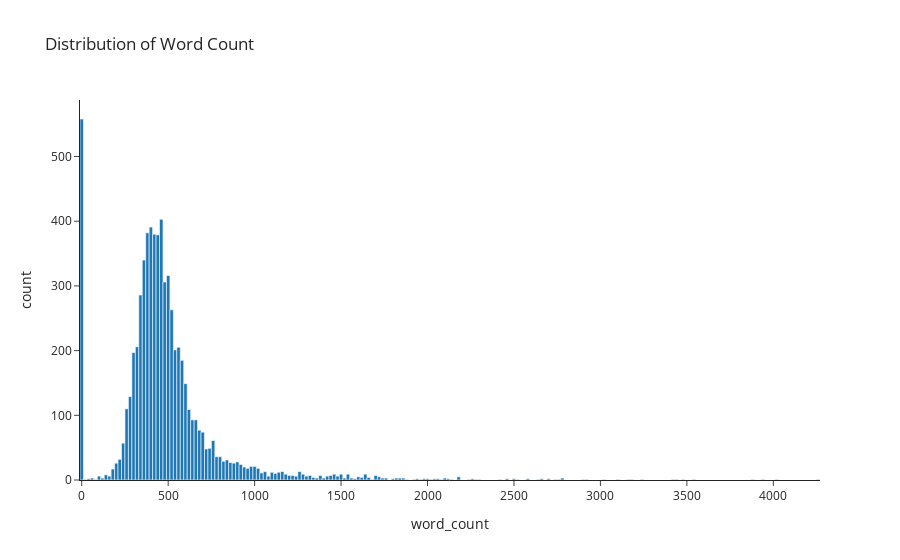
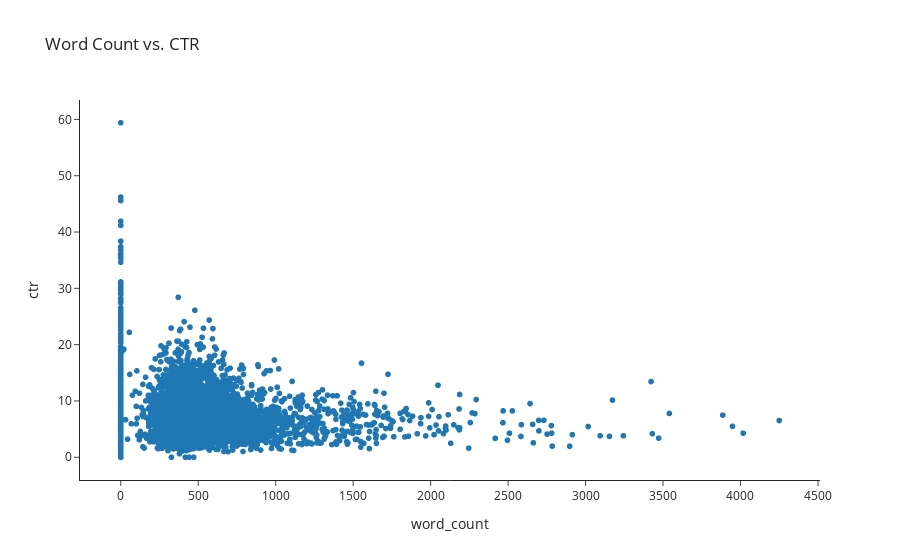
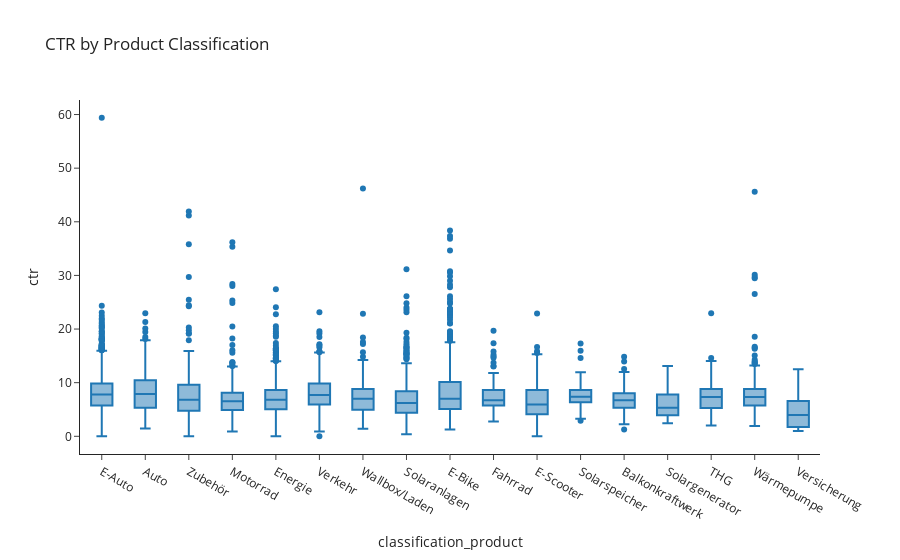
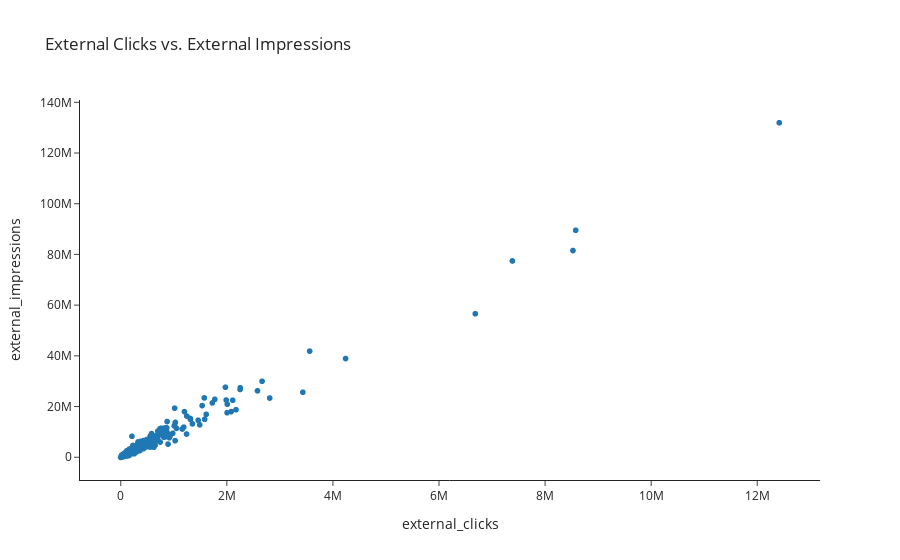

Notebook code for these charts, in order:
### Markdown cell above
Some basic plots for EDA

### Code cell
# Histogram of word count
fig1 = px.histogram(df, x='word_count', title='Distribution of Word Count')

# Scatter plot of word count vs. CTR
fig2 = px.scatter(df, x='word_count', y='ctr', title='Word Count vs. CTR')

# Box plot of CTR by classification_product
fig3 = px.box(df, x='classification_product', y='ctr', title='CTR by Product Classification')

# Scatter plot of external clicks vs. external impressions
fig4 = px.scatter(df, x='external_clicks', y='external_impressions', title='External Clicks vs. External Impressions')

# Display plots
fig1.show()
fig2.show()
fig3.show()
fig4.show()

### Figure 1 — Plotly figure (JSON) as saved in the notebook; plotly's stock layout.template omitted (floating-point values rounded to 4 significant figures; data arrays with more than 128 entries replaced by an {"elided": "..."} marker saying what was removed)
{"data": [{"alignmentgroup": "True", "bingroup": "x", "hovertemplate": "word_count=%{x}<br>count=%{y}<extra></extra>", "legendgroup": "", "marker": {"color": "#1F77B4", "pattern": {"shape": ""}}, "name": "", "offsetgroup": "", "orientation": "v", "showlegend": false, "type": "histogram", "x": {"elided": "6815 float values"}, "xaxis": "x", "yaxis": "y"}], "layout": {"barmode": "relative", "legend": {"tracegroupgap": 0}, "title": {"text": "Distribution of Word Count"}, "xaxis": {"anchor": "y", "domain": [0, 1], "title": {"text": "word_count"}}, "yaxis": {"anchor": "x", "domain": [0, 1], "title": {"text": "count"}}}}

### Figure 2 — Plotly figure (JSON) as saved in the notebook; plotly's stock layout.template omitted (floating-point values rounded to 4 significant figures; data arrays with more than 128 entries replaced by an {"elided": "..."} marker saying what was removed)
{"data": [{"hovertemplate": "word_count=%{x}<br>ctr=%{y}<extra></extra>", "legendgroup": "", "marker": {"color": "#1F77B4", "symbol": "circle"}, "mode": "markers", "name": "", "showlegend": false, "type": "scattergl", "x": {"elided": "6815 float values"}, "xaxis": "x", "y": {"elided": "6815 float values"}, "yaxis": "y"}], "layout": {"legend": {"tracegroupgap": 0}, "title": {"text": "Word Count vs. CTR"}, "xaxis": {"anchor": "y", "domain": [0, 1], "title": {"text": "word_count"}}, "yaxis": {"anchor": "x", "domain": [0, 1], "title": {"text": "ctr"}}}}

### Figure 3 — Plotly figure (JSON) as saved in the notebook; plotly's stock layout.template omitted (floating-point values rounded to 4 significant figures; data arrays with more than 128 entries replaced by an {"elided": "..."} marker saying what was removed)
{"data": [{"alignmentgroup": "True", "hovertemplate": "classification_product=%{x}<br>ctr=%{y}<extra></extra>", "legendgroup": "", "marker": {"color": "#1F77B4"}, "name": "", "notched": false, "offsetgroup": "", "orientation": "v", "showlegend": false, "type": "box", "x": {"elided": "6815 str values"}, "x0": " ", "xaxis": "x", "y": {"elided": "6815 float values"}, "y0": " ", "yaxis": "y"}], "layout": {"boxmode": "group", "legend": {"tracegroupgap": 0}, "title": {"text": "CTR by Product Classification"}, "xaxis": {"anchor": "y", "domain": [0, 1], "title": {"text": "classification_product"}}, "yaxis": {"anchor": "x", "domain": [0, 1], "title": {"text": "ctr"}}}}

### Figure 4 — Plotly figure (JSON) as saved in the notebook; plotly's stock layout.template omitted (floating-point values rounded to 4 significant figures; data arrays with more than 128 entries replaced by an {"elided": "..."} marker saying what was removed)
{"data": [{"hovertemplate": "external_clicks=%{x}<br>external_impressions=%{y}<extra></extra>", "legendgroup": "", "marker": {"color": "#1F77B4", "symbol": "circle"}, "mode": "markers", "name": "", "showlegend": false, "type": "scattergl", "x": {"elided": "6815 int values"}, "xaxis": "x", "y": {"elided": "6815 int values"}, "yaxis": "y"}], "layout": {"legend": {"tracegroupgap": 0}, "title": {"text": "External Clicks vs. External Impressions"}, "xaxis": {"anchor": "y", "domain": [0, 1], "title": {"text": "external_clicks"}}, "yaxis": {"anchor": "x", "domain": [0, 1], "title": {"text": "external_impressions"}}}}
